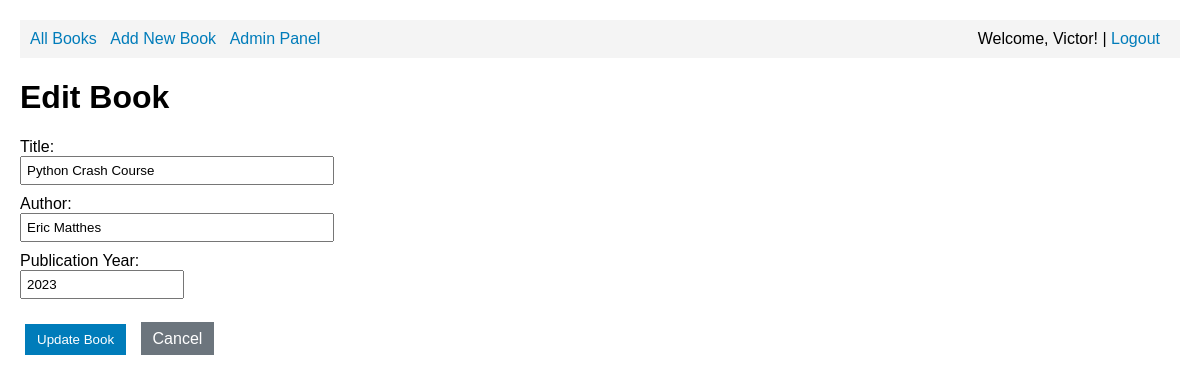
Page /bookshelf/books/3/edit/ (signed in) on the committed database.
### bookshelf/models.py (models this page shows, shortened)
class CustomUser(AbstractUser):
    date_of_birth = models.DateField(null=True, blank=True)
    profile_photo = models.ImageField(upload_to='profile_photos/', null=True, blank=True)
    objects = CustomUserManager()

class Book(models.Model):
    title = models.CharField(max_length=200)
    author = models.CharField(max_length=100)
    publication_year = models.IntegerField()
    class Meta:
        permissions = [
            ("can_view", "Can view book"),
            ("can_create", "Can create book"),
            ("can_edit", "Can edit book"),
            ("can_delete", "Can delete book"),
        ]

### bookshelf/views.py (the view, shortened to what this page needs)
# urls.py: path('books/<int:pk>/edit/', views.book_edit, name='book_edit'),
@permission_required('bookshelf.can_edit', raise_exception=True)
def book_edit(request, pk):
    book = get_object_or_404(Book, pk=pk)
    return render(request, 'bookshelf/book_form.html', {
        'book': book,
        'form_title': 'Edit Book'
    })

### bookshelf/templates/bookshelf/book_form.html (shortened to what this page needs)
{% extends 'bookshelf/base.html' %}
{% block content %}
<h1>{{ form_title }}</h1>
<form method="post">
    <div style="margin: 10px 0;">
        <label for="title">Title:</label><br>
        <input type="text" id="title" name="title" value="{% if book %}{{ book.title }}{% endif %}" required style="width: 300px; padding: 5px;">
    </div>
    <div style="margin: 10px 0;">
        <label for="author">Author:</label><br>
        <input type="text" id="author" name="author" value="{% if book %}{{ book.author }}{% endif %}" required style="width: 300px; padding: 5px;">
    </div>
    <div style="margin: 10px 0;">
        <label for="publication_year">Publication Year:</label><br>
        <input type="number" id="publication_year" name="publication_year" value="{% if book %}{{ book.publication_year }}{% endif %}" required style="width: 150px; padding: 5px;">
    </div>
    <div style="margin: 20px 0;">
        <button type="submit" class="btn">{% if book %}Update{% else %}Create{% endif %} Book</button>
        <a href="{% url 'book_list' %}" class="btn" style="background: #6c757d;">Cancel</a>
    </div>
</form>
{% endblock %}

### bookshelf/templates/bookshelf/base.html (shortened to what this page needs)
<!DOCTYPE html>
<html lang="en">
<head>
</head>
<body>
    <div class="nav">
        <a href="{% url 'book_list' %}">All Books</a>
        {% if perms.bookshelf.can_create %}
            <a href="{% url 'book_create' %}">Add New Book</a>
        {% endif %}
        <a href="/admin/">Admin Panel</a>
        {% if user.is_authenticated %}
            <span style="float: right;">Welcome, {{ user.username }}! | <a href="/admin/logout/">Logout</a></span>
        {% else %}
            <span style="float: right;"><a href="/admin/login/">Login</a></span>
        {% endif %}
    </div>
    {% block content %}
    {% endblock %}
</body>
</html>

### bookshelf/templates/bookshelf/base.html (style rules this page uses)
body { font-family: Arial, sans-serif; margin: 20px; }
.nav { background: #f4f4f4; padding: 10px; margin-bottom: 20px; }
.nav a { margin-right: 10px; text-decoration: none; color: #007cba; }
.btn { padding: 8px 12px; margin: 5px; text-decoration: none; background: #007cba; color: white; border: none; cursor: pointer; }

### rows in the picture
CustomUser: username "Victor"
Book: title "Python Crash Course", author "Eric Matthes", publication_year "2023"
